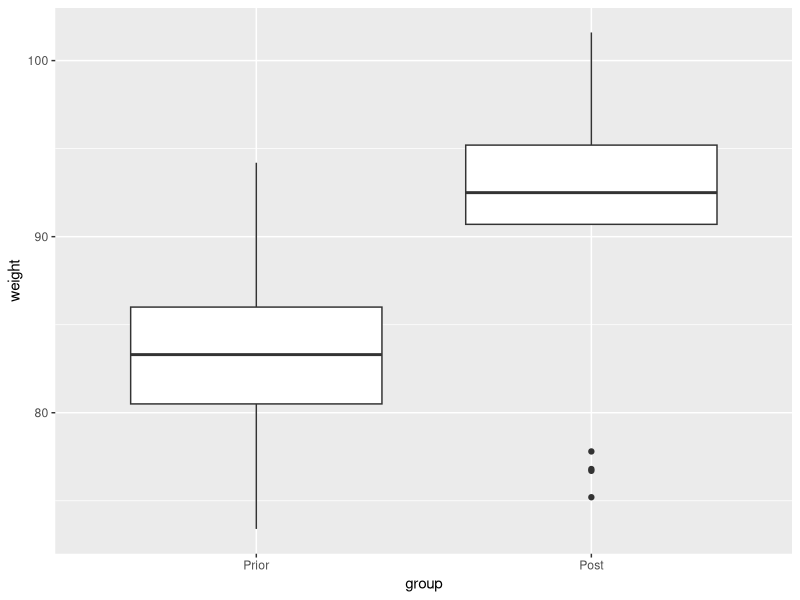

Write R code to recreate this figure.
#--------------------------------#
#### 1. 데이터 수집 ####
#--------------------------------#

# 쥐 실험 몸무게 데이터 샘플
data <- read.csv("paired_t_test.csv")
print(data)

#--------------------------------#
#### 2. 데이터 전처리 및 시각화 ####
#--------------------------------#

# 라이브러리 불러오기
library(dplyr)
library(reshape2)
library(ggplot2)

data2 = melt(data, 
             measure.vars = c("Prior", "Post"),
             variable.name = "group", 
             value.name= "weight")

# 평균 및 표준편차 구하기
data2 %>% 
  group_by(group) %>% 
  summarise(
    count = n(), 
    mean  = mean(weight), 
    sd    = sd(weight)
  )

# 시각화
ggplot(data2, aes(x = group, y = weight)) + 
  geom_boxplot()

#--------------------------------#
#### 3. 사전 체크 ####
#--------------------------------#
# 표본의 개수가 30개보다 적으면 정규성 검정를 진행한다. 
# 귀무가설: 데이터는 정규분포를 이룬다
# 대립가설: 데이터는 정규분포를 이루고 있지 않다. 

data3 <- data %>% 
  mutate(differences = Prior - Post)

shapiro.test(data3$differences)

# p-value가 0.5156은 귀무가설 채택
# 데이터는 정규분포를 이룸. 

#--------------------------------#
#### 3. t.test 검정 ####
#--------------------------------#
# 귀무가설: 00치료법은 쥐 몸무게 변화에 영향이 없다
# 대립가설: 00치료법은 쥐 몸무게 변화에 영향을 준다
t.test(data$Prior, data$Post, paired = TRUE, alternative = "two.sided")

# 검정 통계량 (-4.1849)
# P-value (0.0007003)
# 00치료법은 쥐 몸무게 변화에 영향을 준다.

# 만약, 치료법 전후 몸무게 측정을 하고 싶다면, 
# 치료법 전 몸무게 < 치료법 후 몸무게: less 
# 치료법 전 몸무게 > 치료법 후 몸무게: greater

#--------------------------------#
#### 4. Manual 검정 ####
#--------------------------------#

N <- length(data$Prior - data$Post)
df_mean <- mean(data$Prior - data$Post) # 평균
df_sd   <- sd(data$Prior - data$Post) # 표준편차
t_statistic <- df_mean / (df_sd / sqrt(N))
# t = -4.1849

pt(t_statistic, df=N-1) * 2
# [1] 0.0007002531
